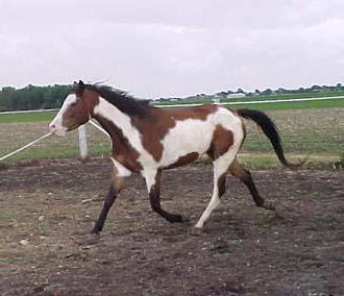
#> input picture images/horse160.png, 344 x 296 px; its folder holds 4 pictures in this run
$ jupyter execute --allow-errors LoG_detector.ipynb   (shell and % lines are left out)
#> lines starting #> are read from the running program, lines starting #| are printed output that depends on the picture
<a href="https://colab.research.google.com/github/francealip/assignment_1_ISPR_23-24/blob/main/src/LoG_detector.ipynb" target="_parent"></a>

<h2>ASSIGNMENT 7: blob detector with laplacian of a gaussian filter<h2>

<h4><b>Author</b>: Aliprandi Francesco<h4>

<h4><b>1. CODE</b></h4>

[cell 1]
from PIL import Image
import numpy as np
import os
import matplotlib.pyplot as plt

#fixing filter size
size = 15

[cell 2]
import sys


#> (the rest of this cell did not finish here and is left out)

<h4><b>1.1 Image processing functions</b></h4>

<b>Laplacian of a gaussian:</b> this function create a laplacian of a gaussian filter. It creates a meshgrid and apply the second derivative of the gaussian to each point. It's implemented the normalized version that multiply sigma to the second. Filter size is fixed to be 15 to be enough big for large sigma.

<b>Convolution:</b> implement the convolution with the LoG filter. To get a one-to-one mapping between position in the convolved image and in the real image padding is applied. Padding is performed by copying the edge of the image and not inserting zeros to prevent the edge from contrasting with the padding by revealing the presence of a blob that does not exist on the bord of the image.

<b>Multiple scale execution:</b> implement the convolution with the LoG filters for different scale (sigma). It increase sigma by starting from sigma zero and then multiplying it to power of the two elements. It stores all the convolved images inside a list and return it.

<b>Find local maxima:</b> find a fixed number local maxima in one convolved image and store them in a quadrupla (x position, y position, value of the pixel, sigma). The idea is to scan the image using a size x size window that select the local maxima for that windw. It stores all the maxima and then it deletes duplicates (because stride of the window is 1 and same maxima cuould occur several tiems for different windows). It finally returns only a fixed number maxima.

<b>Filter max:</b> filter maxima finded in the image to reduce number of bloobs found. This function scan the list of maxima and store them in a support dictionary. For each maxima use the check_in_max function to check if a maximum at a distance less than a threshold is already in the dictionary. If it's not then the function add the maxima in the dictionary, otherwise it store in the dictionary the maximum with the highest response (this value is stored as third element of the quadrupla).

<b>Check in max:</b> support function used by filter max to check if a maxima is already in the spport dictionary finded so far while filtering. If a maximum at Euclidean distance less than the threshold is already present in the dictionary the function returns its coordinates, otherwise (-1,-1).

[cell 3]
#Utiliy functions for image processing

# [75 lines left out: functions laplacian_of_gaussian, convolution, multiple_scale_execution, find_local_maxima, not called in this run]


import math

# [36 lines left out: functions filter_max, check_in_max, not called in this run]

<h4><b>1.2 Support function for plotting</b></h4>

<b>Tridim plot:</b> plot a filter in 3D.

<b>Draw circles:</b> given an image and a set of coordinates (x, y, value, sigma) draw circles in (x,y) position with sigma radius

[cell 4]
#support function for plotting

# [47 lines left out: functions tridim_plot, draw_circle, not called in this run]

<h4><b>2. TEST</b></h4>

<h4><b>2.1 Support function for testing</b></h4>

<b>Read image:</b> read images in the directory and return them.

<b>Run experiment:</b> execute the logic of blob detector invoking support functions. It works on one image at a time and it run convolution number_of_scales times with different sigma. Threshold is the distance value used in filtering maxima. It filters points that are near less than the threshold.

[cell 5]
#utility function for testing

def read_images(dir):
    """
    function that read the images in the directory and return a list of images

    :dir: directory path of the images
    :return: list of images
    """
#> called with dir = 'images'
    img = []
    # Loop through each file in the directory
    for filename in os.listdir(dir):
        if filename.endswith(".png"):
            image_path = os.path.join(dir, filename)
            # Open the image and convert to grey scale
            image = Image.open(image_path).convert("L")
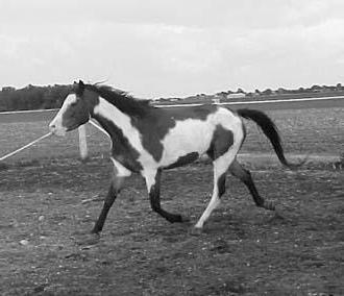
#> image: PIL image 344x296 L; min 2, max 251, mean 139.9
            img.append(image)
#> pass 2 of the loop in read_images, `for filename in os.listdir(dir):`:
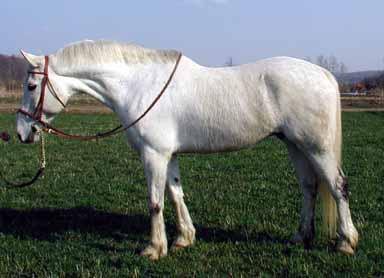
#> input picture images/horse167.png, 384 x 278 px
#> in read_images, `image = Image.open(image_path).convert("L")`:
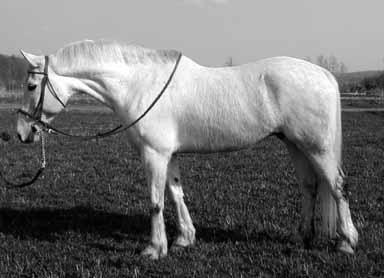
#> image: PIL image 384x278 L; min 0, max 255, mean 113.5
#> pass 3 of the loop in read_images, `for filename in os.listdir(dir):`:
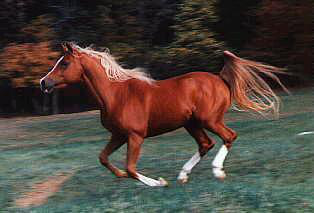
#> input picture images/horse191.png, 314 x 213 px
#> in read_images, `image = Image.open(image_path).convert("L")`:
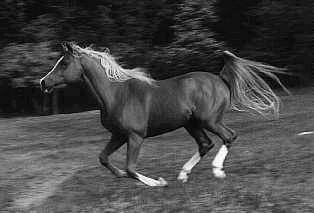
#> image: PIL image 314x213 L; min 0, max 255, mean 70.8
#> the loop made 4 passes; the first 3 are shown
    return img

# [23 lines left out: function run_experiment, not called in this run]
